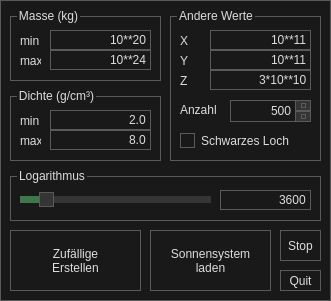
<?xml version="1.0" encoding="UTF-8"?>
<ui version="4.0">
 <class>MainWindow</class>
 <widget class="QMainWindow" name="MainWindow">
  <property name="windowModality">
   <enum>Qt::ApplicationModal</enum>
  </property>
  <property name="enabled">
   <bool>true</bool>
  </property>
  <property name="geometry">
   <rect>
    <x>0</x>
    <y>0</y>
    <width>331</width>
    <height>301</height>
   </rect>
  </property>
  <property name="sizePolicy">
   <sizepolicy hsizetype="Fixed" vsizetype="Fixed">
    <horstretch>0</horstretch>
    <verstretch>0</verstretch>
   </sizepolicy>
  </property>
  <property name="minimumSize">
   <size>
    <width>331</width>
    <height>301</height>
   </size>
  </property>
  <property name="maximumSize">
   <size>
    <width>331</width>
    <height>301</height>
   </size>
  </property>
  <property name="contextMenuPolicy">
   <enum>Qt::NoContextMenu</enum>
  </property>
  <property name="windowTitle">
   <string>TetraSIM</string>
  </property>
  <property name="windowIcon">
   <iconset>
    <normaloff>ppp.png</normaloff>ppp.png</iconset>
  </property>
  <property name="styleSheet">
   <string notr="true">/*
	COLOR_DARK     = #191919
	COLOR_MEDIUM   = #353535
	COLOR_MEDLIGHT = #5A5A5A
	COLOR_LIGHT    = #DDDDDD
	COLOR_ACCENT   = #3D7848
*/

* {
	background: #191919;
	color: #DDDDDD;
	border: 1px solid #5A5A5A;
}

QWidget::item:selected {
	background: #3D7848;
}

QCheckBox, QRadioButton {
	border: none;
}

QRadioButton::indicator, QCheckBox::indicator {
	width: 13px;
	height: 13px;
}

QRadioButton::indicator::unchecked, QCheckBox::indicator::unchecked {
	border: 1px solid #5A5A5A;
	background: none;
}

QRadioButton::indicator:unchecked:hover, QCheckBox::indicator:unchecked:hover {
	border: 1px solid #DDDDDD;
}

QRadioButton::indicator::checked, QCheckBox::indicator::checked {
	border: 1px solid #5A5A5A;
	background: #5A5A5A;
}

QRadioButton::indicator:checked:hover, QCheckBox::indicator:checked:hover {
	border: 1px solid #DDDDDD;
	background: #DDDDDD;
}

QGroupBox {
	margin-top: 6px;
}

QGroupBox::title {
	top: -7px;
	left: 7px;
}

QScrollBar {
	border: 1px solid #5A5A5A;
	background: #191919;
}

QScrollBar:horizontal {
	height: 15px;
	margin: 0px 0px 0px 32px;
}

QScrollBar:vertical {
	width: 15px;
	margin: 32px 0px 0px 0px;
}

QScrollBar::handle {
	background: #353535;
	border: 1px solid #5A5A5A;
}

QScrollBar::handle:horizontal {
	border-width: 0px 1px 0px 1px;
}

QScrollBar::handle:vertical {
	border-width: 1px 0px 1px 0px;
}

QScrollBar::handle:horizontal {
	min-width: 20px;
}

QScrollBar::handle:vertical {
	min-height: 20px;
}

QScrollBar::add-line, QScrollBar::sub-line {
	background:#353535;
	border: 1px solid #5A5A5A;
	subcontrol-origin: margin;
}

QScrollBar::add-line {
	position: absolute;
}

QScrollBar::add-line:horizontal {
	width: 15px;
	subcontrol-position: left;
	left: 15px;
}

QScrollBar::add-line:vertical {
	height: 15px;
	subcontrol-position: top;
	top: 15px;
}

QScrollBar::sub-line:horizontal {
	width: 15px;
	subcontrol-position: top left;
}

QScrollBar::sub-line:vertical {
	height: 15px;
	subcontrol-position: top;
}

QScrollBar:left-arrow, QScrollBar::right-arrow, QScrollBar::up-arrow, QScrollBar::down-arrow {
	border: 1px solid #5A5A5A;
	width: 3px;
	height: 3px;
}

QScrollBar::add-page, QScrollBar::sub-page {
	background: none;
}

QAbstractButton:hover {
	background: #353535;
}

QAbstractButton:pressed {
	background: #5A5A5A;
}

QAbstractItemView {
	show-decoration-selected: 1;
	selection-background-color: #3D7848;
	selection-color: #DDDDDD;
	alternate-background-color: #353535;
}

QHeaderView {
	border: 1px solid #5A5A5A;
}

QHeaderView::section {
	background: #191919;
	border: 1px solid #5A5A5A;
	padding: 4px;
}

QHeaderView::section:selected, QHeaderView::section::checked {
	background: #353535;
}

QTableView {
	gridline-color: #5A5A5A;
}

QTabBar {
	margin-left: 2px;
}

QTabBar::tab {
	border-radius: 0px;
	padding: 4px;
	margin: 4px;
}

QTabBar::tab:selected {
	background: #353535;
}

QComboBox::down-arrow {
	border: 1px solid #5A5A5A;
	background: #353535;
}

QComboBox::drop-down {
	border: 1px solid #5A5A5A;
	background: #353535;
}

QComboBox::down-arrow {
	width: 3px;
	height: 3px;
	border: 1px solid #5A5A5A;
}

QAbstractSpinBox {
	padding-right: 15px;
}

QAbstractSpinBox::up-button, QAbstractSpinBox::down-button {
	border: 1px solid #5A5A5A;
	background: #353535;
	subcontrol-origin: border;
}

QAbstractSpinBox::up-arrow, QAbstractSpinBox::down-arrow {
	width: 3px;
	height: 3px;
	border: 1px solid #5A5A5A;
}

QSlider {
	border: none;
}

QSlider::groove:horizontal {
	height: 5px;
	margin: 4px 0px 4px 0px;
}

QSlider::groove:vertical {
	width: 5px;
	margin: 0px 4px 0px 4px;
}

QSlider::handle {
	border: 1px solid #5A5A5A;
	background: #353535;
}

QSlider::handle:horizontal {
	width: 15px;
	margin: -4px 0px -4px 0px;
}

QSlider::handle:vertical {
	height: 15px;
	margin: 0px -4px 0px -4px;
}

QSlider::add-page:vertical, QSlider::sub-page:horizontal {
	background: #3D7848;
}

QSlider::sub-page:vertical, QSlider::add-page:horizontal {
	background: #353535;
}

QLabel {
	border: none;
}

QProgressBar {
	text-align: center;
}

QProgressBar::chunk {
	width: 1px;
	background-color: #3D7848;
}

QMenu::separator {
	background: #353535;
}</string>
  </property>
  <property name="animated">
   <bool>false</bool>
  </property>
  <property name="documentMode">
   <bool>false</bool>
  </property>
  <property name="tabShape">
   <enum>QTabWidget::Rounded</enum>
  </property>
  <widget class="QWidget" name="centralwidget">
   <widget class="QGroupBox" name="other_box">
    <property name="geometry">
     <rect>
      <x>170</x>
      <y>10</y>
      <width>151</width>
      <height>151</height>
     </rect>
    </property>
    <property name="title">
     <string>Andere Werte</string>
    </property>
    <widget class="QLabel" name="label_5">
     <property name="geometry">
      <rect>
       <x>10</x>
       <y>90</y>
       <width>41</width>
       <height>20</height>
      </rect>
     </property>
     <property name="text">
      <string>Anzahl</string>
     </property>
    </widget>
    <widget class="QSpinBox" name="amount">
     <property name="geometry">
      <rect>
       <x>60</x>
       <y>90</y>
       <width>81</width>
       <height>22</height>
      </rect>
     </property>
     <property name="alignment">
      <set>Qt::AlignRight|Qt::AlignTrailing|Qt::AlignVCenter</set>
     </property>
     <property name="minimum">
      <number>0</number>
     </property>
     <property name="maximum">
      <number>999999</number>
     </property>
     <property name="value">
      <number>500</number>
     </property>
    </widget>
    <widget class="QLineEdit" name="size_y">
     <property name="geometry">
      <rect>
       <x>40</x>
       <y>40</y>
       <width>101</width>
       <height>20</height>
      </rect>
     </property>
     <property name="text">
      <string>10**11</string>
     </property>
     <property name="alignment">
      <set>Qt::AlignRight|Qt::AlignTrailing|Qt::AlignVCenter</set>
     </property>
    </widget>
    <widget class="QLineEdit" name="size_z">
     <property name="geometry">
      <rect>
       <x>40</x>
       <y>60</y>
       <width>101</width>
       <height>20</height>
      </rect>
     </property>
     <property name="text">
      <string>3*10**10</string>
     </property>
     <property name="alignment">
      <set>Qt::AlignRight|Qt::AlignTrailing|Qt::AlignVCenter</set>
     </property>
    </widget>
    <widget class="QLineEdit" name="size_x">
     <property name="geometry">
      <rect>
       <x>40</x>
       <y>20</y>
       <width>101</width>
       <height>20</height>
      </rect>
     </property>
     <property name="text">
      <string>10**11</string>
     </property>
     <property name="alignment">
      <set>Qt::AlignRight|Qt::AlignTrailing|Qt::AlignVCenter</set>
     </property>
    </widget>
    <widget class="QLabel" name="label_8">
     <property name="geometry">
      <rect>
       <x>10</x>
       <y>20</y>
       <width>16</width>
       <height>21</height>
      </rect>
     </property>
     <property name="text">
      <string>X</string>
     </property>
    </widget>
    <widget class="QLabel" name="label_9">
     <property name="geometry">
      <rect>
       <x>10</x>
       <y>40</y>
       <width>16</width>
       <height>21</height>
      </rect>
     </property>
     <property name="text">
      <string>Y</string>
     </property>
    </widget>
    <widget class="QLabel" name="label_10">
     <property name="geometry">
      <rect>
       <x>10</x>
       <y>60</y>
       <width>16</width>
       <height>21</height>
      </rect>
     </property>
     <property name="text">
      <string>Z</string>
     </property>
    </widget>
    <widget class="QCheckBox" name="black_hole">
     <property name="geometry">
      <rect>
       <x>10</x>
       <y>120</y>
       <width>131</width>
       <height>21</height>
      </rect>
     </property>
     <property name="autoFillBackground">
      <bool>false</bool>
     </property>
     <property name="text">
      <string>Schwarzes Loch</string>
     </property>
    </widget>
   </widget>
   <widget class="QPushButton" name="btn_solar">
    <property name="geometry">
     <rect>
      <x>150</x>
      <y>230</y>
      <width>121</width>
      <height>61</height>
     </rect>
    </property>
    <property name="text">
     <string>Sonnensystem
laden</string>
    </property>
   </widget>
   <widget class="QGroupBox" name="mass_box">
    <property name="geometry">
     <rect>
      <x>10</x>
      <y>10</y>
      <width>151</width>
      <height>71</height>
     </rect>
    </property>
    <property name="title">
     <string>Masse (kg)</string>
    </property>
    <widget class="QLabel" name="label">
     <property name="geometry">
      <rect>
       <x>10</x>
       <y>20</y>
       <width>21</width>
       <height>21</height>
      </rect>
     </property>
     <property name="text">
      <string>min</string>
     </property>
    </widget>
    <widget class="QLabel" name="label_3">
     <property name="geometry">
      <rect>
       <x>10</x>
       <y>40</y>
       <width>21</width>
       <height>21</height>
      </rect>
     </property>
     <property name="text">
      <string>max</string>
     </property>
    </widget>
    <widget class="QLineEdit" name="mass_min">
     <property name="geometry">
      <rect>
       <x>40</x>
       <y>20</y>
       <width>101</width>
       <height>20</height>
      </rect>
     </property>
     <property name="text">
      <string>10**20</string>
     </property>
     <property name="alignment">
      <set>Qt::AlignRight|Qt::AlignTrailing|Qt::AlignVCenter</set>
     </property>
    </widget>
    <widget class="QLineEdit" name="mass_max">
     <property name="geometry">
      <rect>
       <x>40</x>
       <y>40</y>
       <width>101</width>
       <height>20</height>
      </rect>
     </property>
     <property name="text">
      <string>10**24</string>
     </property>
     <property name="alignment">
      <set>Qt::AlignRight|Qt::AlignTrailing|Qt::AlignVCenter</set>
     </property>
    </widget>
   </widget>
   <widget class="QPushButton" name="btn_random">
    <property name="enabled">
     <bool>true</bool>
    </property>
    <property name="geometry">
     <rect>
      <x>10</x>
      <y>230</y>
      <width>131</width>
      <height>61</height>
     </rect>
    </property>
    <property name="contextMenuPolicy">
     <enum>Qt::NoContextMenu</enum>
    </property>
    <property name="text">
     <string>Zufällige 
Erstellen</string>
    </property>
   </widget>
   <widget class="QGroupBox" name="groupBox_3">
    <property name="geometry">
     <rect>
      <x>10</x>
      <y>170</y>
      <width>311</width>
      <height>51</height>
     </rect>
    </property>
    <property name="title">
     <string>Logarithmus</string>
    </property>
    <widget class="QSlider" name="log_slider">
     <property name="geometry">
      <rect>
       <x>10</x>
       <y>20</y>
       <width>191</width>
       <height>20</height>
      </rect>
     </property>
     <property name="minimum">
      <number>1</number>
     </property>
     <property name="maximum">
      <number>20</number>
     </property>
     <property name="value">
      <number>3</number>
     </property>
     <property name="orientation">
      <enum>Qt::Horizontal</enum>
     </property>
    </widget>
    <widget class="QLineEdit" name="delta_t">
     <property name="geometry">
      <rect>
       <x>210</x>
       <y>20</y>
       <width>91</width>
       <height>20</height>
      </rect>
     </property>
     <property name="text">
      <string>3600</string>
     </property>
     <property name="alignment">
      <set>Qt::AlignRight|Qt::AlignTrailing|Qt::AlignVCenter</set>
     </property>
    </widget>
   </widget>
   <widget class="QGroupBox" name="density_box">
    <property name="geometry">
     <rect>
      <x>10</x>
      <y>90</y>
      <width>151</width>
      <height>71</height>
     </rect>
    </property>
    <property name="title">
     <string>Dichte (g/cm³)</string>
    </property>
    <widget class="QLabel" name="label_6">
     <property name="geometry">
      <rect>
       <x>10</x>
       <y>20</y>
       <width>21</width>
       <height>21</height>
      </rect>
     </property>
     <property name="text">
      <string>min</string>
     </property>
    </widget>
    <widget class="QLabel" name="label_7">
     <property name="geometry">
      <rect>
       <x>10</x>
       <y>40</y>
       <width>21</width>
       <height>21</height>
      </rect>
     </property>
     <property name="text">
      <string>max</string>
     </property>
    </widget>
    <widget class="QLineEdit" name="density_min">
     <property name="geometry">
      <rect>
       <x>40</x>
       <y>20</y>
       <width>101</width>
       <height>20</height>
      </rect>
     </property>
     <property name="text">
      <string>2.0</string>
     </property>
     <property name="alignment">
      <set>Qt::AlignRight|Qt::AlignTrailing|Qt::AlignVCenter</set>
     </property>
    </widget>
    <widget class="QLineEdit" name="density_max">
     <property name="geometry">
      <rect>
       <x>40</x>
       <y>40</y>
       <width>101</width>
       <height>20</height>
      </rect>
     </property>
     <property name="text">
      <string>8.0</string>
     </property>
     <property name="alignment">
      <set>Qt::AlignRight|Qt::AlignTrailing|Qt::AlignVCenter</set>
     </property>
    </widget>
   </widget>
   <widget class="QPushButton" name="btn_stop">
    <property name="geometry">
     <rect>
      <x>280</x>
      <y>230</y>
      <width>41</width>
      <height>31</height>
     </rect>
    </property>
    <property name="text">
     <string>Stop</string>
    </property>
   </widget>
   <widget class="QPushButton" name="btn_quit">
    <property name="geometry">
     <rect>
      <x>280</x>
      <y>270</y>
      <width>41</width>
      <height>21</height>
     </rect>
    </property>
    <property name="text">
     <string>Quit</string>
    </property>
   </widget>
  </widget>
 </widget>
 <tabstops>
  <tabstop>mass_min</tabstop>
  <tabstop>mass_max</tabstop>
  <tabstop>density_min</tabstop>
  <tabstop>density_max</tabstop>
  <tabstop>size_x</tabstop>
  <tabstop>size_y</tabstop>
  <tabstop>size_z</tabstop>
  <tabstop>amount</tabstop>
  <tabstop>black_hole</tabstop>
  <tabstop>log_slider</tabstop>
  <tabstop>btn_random</tabstop>
  <tabstop>btn_solar</tabstop>
  <tabstop>btn_stop</tabstop>
  <tabstop>btn_quit</tabstop>
 </tabstops>
 <resources/>
 <connections/>
</ui>
